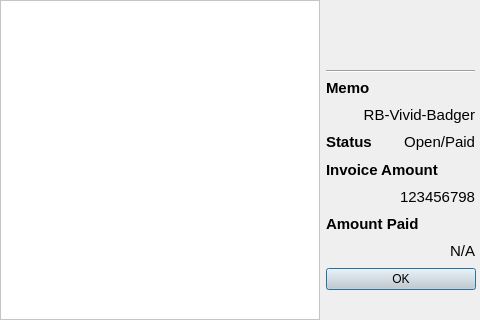
<?xml version="1.0" encoding="UTF-8"?>
<ui version="4.0">
 <class>DialogShowQrCode</class>
 <widget class="QDialog" name="DialogShowQrCode">
  <property name="geometry">
   <rect>
    <x>0</x>
    <y>0</y>
    <width>480</width>
    <height>320</height>
   </rect>
  </property>
  <property name="windowTitle">
   <string>Dialog</string>
  </property>
  <widget class="QDialogButtonBox" name="buttonBox">
   <property name="geometry">
    <rect>
     <x>326</x>
     <y>268</y>
     <width>150</width>
     <height>50</height>
    </rect>
   </property>
   <property name="sizePolicy">
    <sizepolicy hsizetype="Fixed" vsizetype="Fixed">
     <horstretch>0</horstretch>
     <verstretch>0</verstretch>
    </sizepolicy>
   </property>
   <property name="font">
    <font>
     <family>Arial</family>
     <pointsize>24</pointsize>
    </font>
   </property>
   <property name="styleSheet">
    <string notr="true">background-color: lightgrey;
font: 24pt &quot;Arial&quot;;</string>
   </property>
   <property name="orientation">
    <enum>Qt::Vertical</enum>
   </property>
   <property name="standardButtons">
    <set>QDialogButtonBox::Ok</set>
   </property>
  </widget>
  <widget class="QLabel" name="top_right_logo">
   <property name="geometry">
    <rect>
     <x>430</x>
     <y>2</y>
     <width>40</width>
     <height>60</height>
    </rect>
   </property>
   <property name="sizePolicy">
    <sizepolicy hsizetype="Fixed" vsizetype="Fixed">
     <horstretch>0</horstretch>
     <verstretch>0</verstretch>
    </sizepolicy>
   </property>
   <property name="text">
    <string/>
   </property>
   <property name="pixmap">
    <pixmap resource="../resources.qrc">:/RaspiBlitz/images/RaspiBlitz_Logo_Berry.png</pixmap>
   </property>
   <property name="scaledContents">
    <bool>true</bool>
   </property>
   <property name="alignment">
    <set>Qt::AlignCenter</set>
   </property>
  </widget>
  <widget class="QFrame" name="frame">
   <property name="geometry">
    <rect>
     <x>0</x>
     <y>0</y>
     <width>320</width>
     <height>320</height>
    </rect>
   </property>
   <property name="sizePolicy">
    <sizepolicy hsizetype="Fixed" vsizetype="Fixed">
     <horstretch>0</horstretch>
     <verstretch>0</verstretch>
    </sizepolicy>
   </property>
   <property name="styleSheet">
    <string notr="true">background-color: rgb(255, 255, 255);</string>
   </property>
   <property name="frameShape">
    <enum>QFrame::StyledPanel</enum>
   </property>
   <property name="frameShadow">
    <enum>QFrame::Raised</enum>
   </property>
   <widget class="QLabel" name="qcode">
    <property name="geometry">
     <rect>
      <x>1</x>
      <y>1</y>
      <width>318</width>
      <height>318</height>
     </rect>
    </property>
    <property name="styleSheet">
     <string notr="true">background-color: white</string>
    </property>
    <property name="text">
     <string/>
    </property>
    <property name="pixmap">
     <pixmap resource="../resources.qrc">:/RaspiBlitz/images/RaspiBlitz_Logo_Stacked.png</pixmap>
    </property>
    <property name="scaledContents">
     <bool>true</bool>
    </property>
    <property name="alignment">
     <set>Qt::AlignCenter</set>
    </property>
    <property name="margin">
     <number>16</number>
    </property>
   </widget>
  </widget>
  <widget class="QLabel" name="label">
   <property name="geometry">
    <rect>
     <x>330</x>
     <y>4</y>
     <width>88</width>
     <height>60</height>
    </rect>
   </property>
   <property name="text">
    <string/>
   </property>
   <property name="pixmap">
    <pixmap resource="../resources.qrc">:/RaspiBlitz/images/RaspiBlitz_Logo_Stacked.png</pixmap>
   </property>
   <property name="scaledContents">
    <bool>true</bool>
   </property>
   <property name="alignment">
    <set>Qt::AlignCenter</set>
   </property>
  </widget>
  <widget class="QWidget" name="horizontalLayoutWidget">
   <property name="geometry">
    <rect>
     <x>320</x>
     <y>70</y>
     <width>161</width>
     <height>191</height>
    </rect>
   </property>
   <layout class="QVBoxLayout" name="verticalLayout">
    <property name="leftMargin">
     <number>6</number>
    </property>
    <property name="rightMargin">
     <number>6</number>
    </property>
    <item>
     <widget class="Line" name="line">
      <property name="orientation">
       <enum>Qt::Horizontal</enum>
      </property>
     </widget>
    </item>
    <item>
     <widget class="QLabel" name="memo_key">
      <property name="font">
       <font>
        <family>Arial</family>
        <pointsize>11</pointsize>
        <weight>75</weight>
        <italic>false</italic>
        <bold>true</bold>
        <underline>false</underline>
       </font>
      </property>
      <property name="text">
       <string>Memo</string>
      </property>
      <property name="scaledContents">
       <bool>false</bool>
      </property>
      <property name="alignment">
       <set>Qt::AlignLeading|Qt::AlignLeft|Qt::AlignTop</set>
      </property>
      <property name="wordWrap">
       <bool>true</bool>
      </property>
     </widget>
    </item>
    <item>
     <widget class="QLabel" name="memo_value">
      <property name="font">
       <font>
        <family>Arial</family>
        <pointsize>11</pointsize>
       </font>
      </property>
      <property name="text">
       <string>RB-Vivid-Badger</string>
      </property>
      <property name="scaledContents">
       <bool>false</bool>
      </property>
      <property name="alignment">
       <set>Qt::AlignRight|Qt::AlignTop|Qt::AlignTrailing</set>
      </property>
      <property name="wordWrap">
       <bool>true</bool>
      </property>
     </widget>
    </item>
    <item>
     <layout class="QHBoxLayout" name="horizontalLayout">
      <item>
       <widget class="QLabel" name="status_key">
        <property name="font">
         <font>
          <family>Arial</family>
          <pointsize>11</pointsize>
          <weight>75</weight>
          <bold>true</bold>
          <underline>false</underline>
         </font>
        </property>
        <property name="text">
         <string>Status</string>
        </property>
        <property name="scaledContents">
         <bool>false</bool>
        </property>
        <property name="alignment">
         <set>Qt::AlignLeading|Qt::AlignLeft|Qt::AlignTop</set>
        </property>
        <property name="wordWrap">
         <bool>true</bool>
        </property>
       </widget>
      </item>
      <item>
       <widget class="QLabel" name="status_value">
        <property name="font">
         <font>
          <family>Arial</family>
          <pointsize>11</pointsize>
         </font>
        </property>
        <property name="text">
         <string>Open/Paid</string>
        </property>
        <property name="scaledContents">
         <bool>false</bool>
        </property>
        <property name="alignment">
         <set>Qt::AlignRight|Qt::AlignTop|Qt::AlignTrailing</set>
        </property>
        <property name="wordWrap">
         <bool>true</bool>
        </property>
       </widget>
      </item>
     </layout>
    </item>
    <item>
     <widget class="QLabel" name="inv_amt_key">
      <property name="font">
       <font>
        <family>Arial</family>
        <pointsize>11</pointsize>
        <weight>75</weight>
        <bold>true</bold>
       </font>
      </property>
      <property name="text">
       <string>Invoice Amount</string>
      </property>
     </widget>
    </item>
    <item>
     <widget class="QLabel" name="inv_amt_value">
      <property name="font">
       <font>
        <family>Arial</family>
        <pointsize>11</pointsize>
        <weight>50</weight>
        <bold>false</bold>
       </font>
      </property>
      <property name="text">
       <string>123456798</string>
      </property>
      <property name="alignment">
       <set>Qt::AlignRight|Qt::AlignTrailing|Qt::AlignVCenter</set>
      </property>
     </widget>
    </item>
    <item>
     <widget class="QLabel" name="amt_paid_key">
      <property name="font">
       <font>
        <family>Arial</family>
        <pointsize>11</pointsize>
        <weight>75</weight>
        <bold>true</bold>
       </font>
      </property>
      <property name="text">
       <string>Amount Paid</string>
      </property>
     </widget>
    </item>
    <item>
     <widget class="QLabel" name="amt_paid_value">
      <property name="font">
       <font>
        <family>Arial</family>
        <pointsize>11</pointsize>
       </font>
      </property>
      <property name="text">
       <string>N/A</string>
      </property>
      <property name="alignment">
       <set>Qt::AlignRight|Qt::AlignTrailing|Qt::AlignVCenter</set>
      </property>
     </widget>
    </item>
   </layout>
  </widget>
  <widget class="QWidget" name="spinner" native="true">
   <property name="geometry">
    <rect>
     <x>440</x>
     <y>0</y>
     <width>40</width>
     <height>40</height>
    </rect>
   </property>
   <property name="sizePolicy">
    <sizepolicy hsizetype="Fixed" vsizetype="Fixed">
     <horstretch>0</horstretch>
     <verstretch>0</verstretch>
    </sizepolicy>
   </property>
  </widget>
  <zorder>spinner</zorder>
  <zorder>buttonBox</zorder>
  <zorder>top_right_logo</zorder>
  <zorder>frame</zorder>
  <zorder>label</zorder>
  <zorder>horizontalLayoutWidget</zorder>
 </widget>
 <resources>
  <include location="../resources.qrc"/>
  <include location="../resources.qrc"/>
 </resources>
 <connections>
  <connection>
   <sender>buttonBox</sender>
   <signal>accepted()</signal>
   <receiver>DialogShowQrCode</receiver>
   <slot>accept()</slot>
   <hints>
    <hint type="sourcelabel">
     <x>248</x>
     <y>254</y>
    </hint>
    <hint type="destinationlabel">
     <x>157</x>
     <y>274</y>
    </hint>
   </hints>
  </connection>
 </connections>
</ui>
